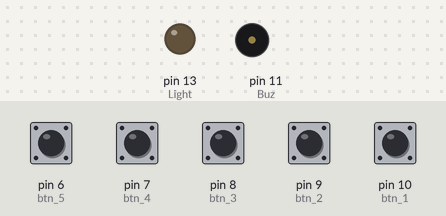
A sketch run on a simulated Arduino Uno, built with avr-gcc and run on an emulated ATmega328P. Parts: output pins drawn as LEDs (lit = HIGH), buzzer (waves = sounding). The test bench sets the inputs (shaded band); at power-on: pin 6 (btn_5), pin 7 (btn_4), pin 8 (btn_3), pin 9 (btn_2), pin 10 (btn_1) HIGH. At 1.3 s the program stops and its outputs stay as they are.

Above: at 1.2 s.
1.3 s: pin 6 (btn_5) pulled LOW for 0.15 s
At 2.4 s:
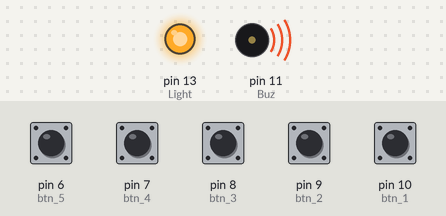
Timing chart, 0 to 2.8 s (numbered marks = the images above; inputs shaded):
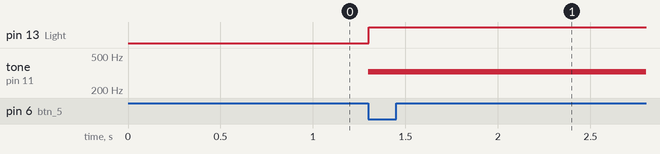

Measured:
- after the input at 1.3 s, pin 13 (Light): LOW → HIGH at once; tone on pin 11 (Buz): silent → 329 Hz at once

The sketch:

arduino-piano_code.ino
```cpp
int btnNEw_1;
int btnNEw_2;
int btnNEw_3;
int btnNEw_4;
int btnNEw_5;

#define VoiceNote_A 220
#define VoiceNote_B 246
#define VoiceNote_C 261
#define VoiceNote_D 293
#define VoiceNote_E 329

#define Strated LOW

const int Buz = 11;
const int Light = 13;

const int btn_1 = 10;
const int btn_2 = 9;
const int btn_3 = 8;
const int btn_4 = 7;
const int btn_5 = 6;


void setup()
{
pinMode(Light, OUTPUT);
pinMode(btn_1, INPUT);
digitalWrite(btn_1,HIGH);
pinMode(btn_2, INPUT);
digitalWrite(btn_2,HIGH);
pinMode(btn_3, INPUT);
digitalWrite(btn_3,HIGH);
pinMode(btn_4, INPUT);
digitalWrite(btn_4,HIGH);
pinMode(btn_5, INPUT);
digitalWrite(btn_5,HIGH);

digitalWrite(Light,LOW);
}

void loop()
{

   btnNEw_1=digitalRead(btn_1);
   btnNEw_2=digitalRead(btn_2);
   btnNEw_3=digitalRead(btn_3);
   btnNEw_4=digitalRead(btn_4);
   btnNEw_5=digitalRead(btn_5);


while(btnNEw_1 == Strated)
{
tone(Buz,VoiceNote_A);
digitalWrite(Light,HIGH);
}

while(btnNEw_2 == Strated)
{
tone(Buz,VoiceNote_B);
digitalWrite(Light,HIGH);
}

while(btnNEw_3 == Strated)
{
tone(Buz,VoiceNote_C);
digitalWrite(Light,HIGH);
}

while(btnNEw_4 == Strated)
{
tone(Buz,VoiceNote_D);
digitalWrite(Light,HIGH);
}

while(btnNEw_5 == Strated)
{
tone(Buz,VoiceNote_E);
digitalWrite(Light,HIGH);

}

noTone(Buz);
digitalWrite(Light,LOW);

}
```
